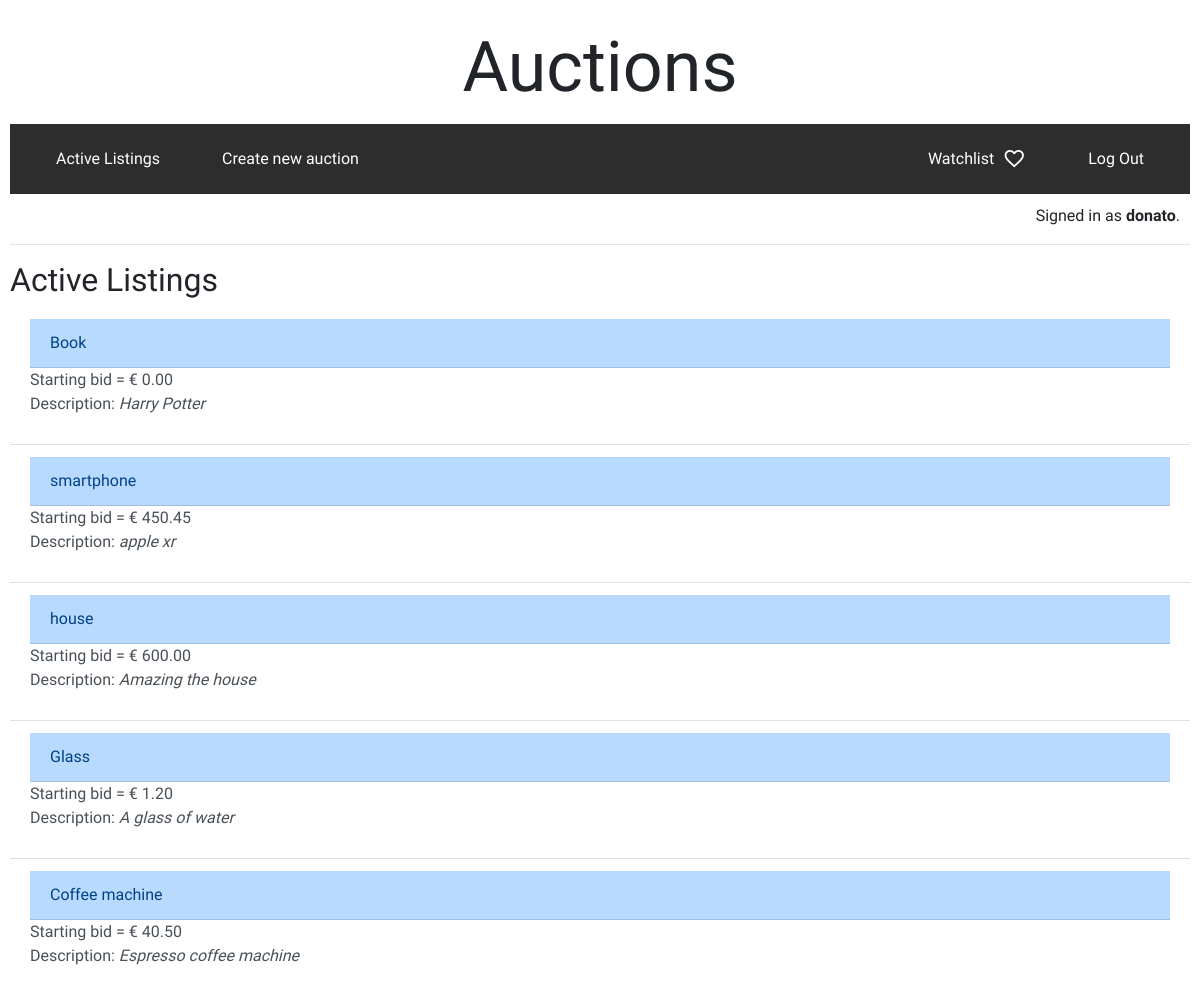
Page / (signed in) on the earlier database version.
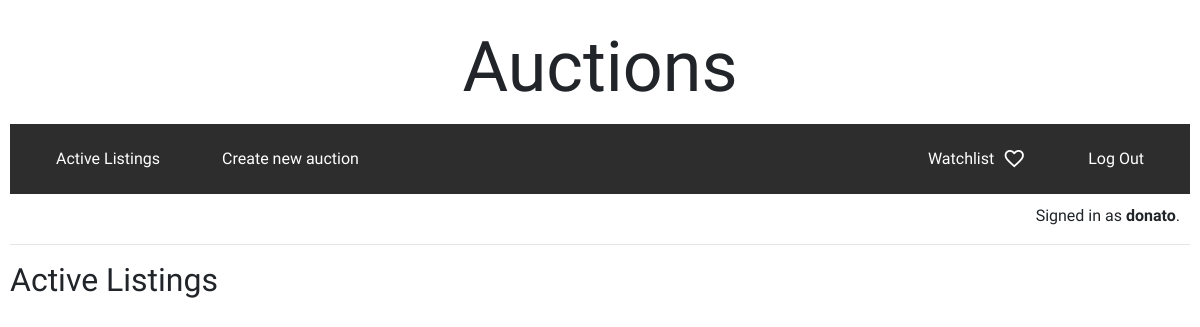
Same page on the later database version.
### auctions/models.py (models this page shows, shortened)
class Auction(models.Model):
    title = models.CharField(max_length=64)
    description = models.TextField(max_length=200)
    owner = models.ForeignKey(User, on_delete=models.CASCADE)
    start_bid = models.DecimalField(max_digits=8, decimal_places=2, default=0.00)
    active = models.BooleanField(default=True)

### auctions/views.py (the view)
# urls.py: path("", views.index, name="index"),
def index(request):
    auctions_list = Auction.objects.all()
    return render(request, "auctions/index.html", {
        "auctions_list" : auctions_list
    })

### auctions/templates/auctions/index.html
{% extends "auctions/layout.html" %}
{% block body %}
    <h2>Active Listings</h2>
    {% if auctions_list %}
    <ul class="list-group list-group-flush">
        {% for auction in auctions_list %}
            {% if auction.active == True %}
                <li class="list-group-item list-group-item-action">
                    <a href="{% url 'detail' auction.id %}" class="list-group-item list-group-item-action list-group-item-primary">{{ auction.title }}</a>Starting bid = € {{ auction.start_bid }}
                    <div class="ms-2 me-auto">
                        <p>Description: <i>{{ auction.description }}</i></p>
                    </div>
                </li>
    {% endif %}
        {% endfor %}
    </ul>
    {% endif %}
{% endblock %}

Differences in the rows shown:
no longer on this page (row edited): Auction: title "Book", start_bid "0.00", description "Harry Potter"
no longer on this page (row edited): Auction: title "smartphone", start_bid "450.45", description "apple xr"
no longer on this page (row edited): Auction: title "house", start_bid "600.00", description "Amazing the house"
no longer on this page (row edited): Auction: title "Glass", start_bid "1.20", description "A glass of water"
no longer on this page (row edited): Auction: title "Coffee machine", start_bid "40.50", description "Espresso coffee machine"
